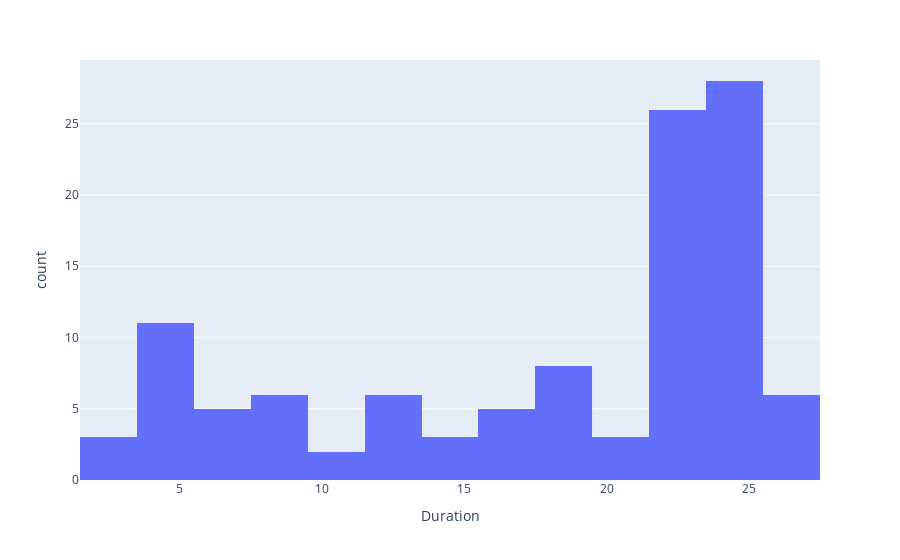

Notebook code for this chart:
### Code cell
mainLogger.debug(f"max={max}")
fig = px.histogram(df_users, x="Duration", nbins=20)
fig.show()

### Figure 1 — Plotly figure (JSON) as saved in the notebook; plotly's stock layout.template omitted (floating-point values rounded to 4 significant figures; data arrays with more than 128 entries replaced by an {"elided": "..."} marker saying what was removed)
{"data": [{"alignmentgroup": "True", "bingroup": "x", "hovertemplate": "Duration=%{x}<br>count=%{y}<extra></extra>", "legendgroup": "", "marker": {"color": "#636efa", "pattern": {"shape": ""}}, "name": "", "nbinsx": 20, "offsetgroup": "", "orientation": "v", "showlegend": false, "type": "histogram", "x": {"elided": "141 int values"}, "xaxis": "x", "yaxis": "y"}], "layout": {"barmode": "relative", "legend": {"tracegroupgap": 0}, "margin": {"t": 60}, "xaxis": {"anchor": "y", "domain": [0, 1], "title": {"text": "Duration"}}, "yaxis": {"anchor": "x", "domain": [0, 1], "title": {"text": "count"}}}}
